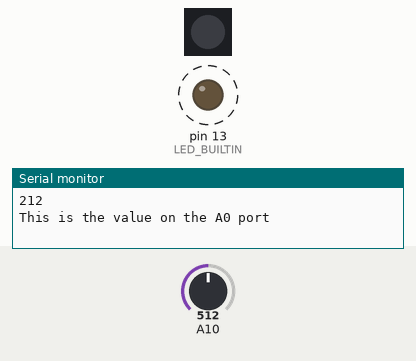
The sketch below on a simulated Arduino Mega 2560, built with avr-gcc and run on an emulated ATmega2560. Shown: 1 RGB LEDs in strip order, left to right, output pins drawn as LEDs (lit = HIGH), the last lines printed to the serial monitor. Dashed ring = blinking. The inputs (shaded band) are chosen by the test bench; at power-on: A10 = 512. The strip is taken to match the declared colour order.

Above: at 1.25 s.
1.3 s: A10 set to 351
At 3.8 s:
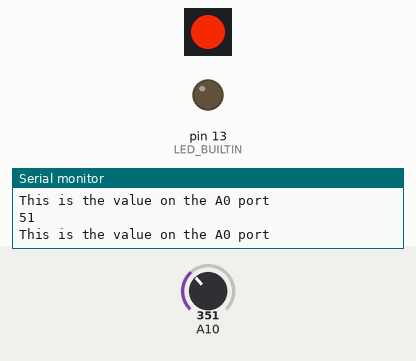
4.3 s: A10 set to 900
At 5.5 s:
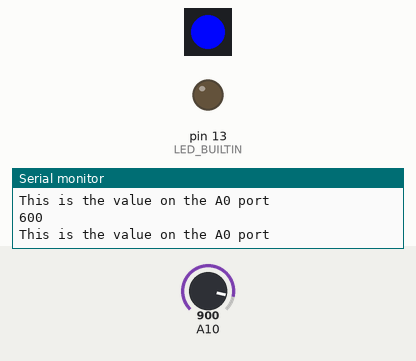
6.5 s: A10 set to 926
At 8.3 s:
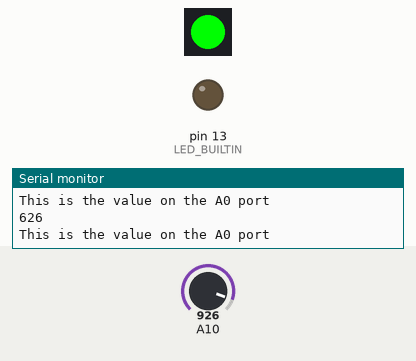
Timing chart, 0 to 9.8 s (numbered marks = the images above; inputs shaded):
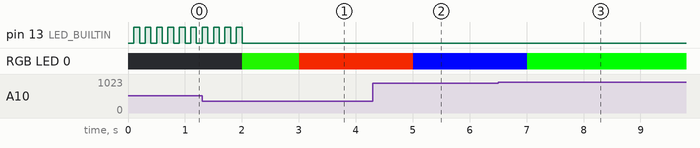

Measured:
- the behaviour switches between 915 and 916 on A10 (found by bisection; images 2 and 3)
- after the input at 4.3 s, RGB LED 0: RGB(219, 36, 0) → RGB(0, 5, 250) after 0.71 s
- after the input at 6.5 s, RGB LED 0: RGB(0, 5, 250) → RGB(0, 253, 2) after 0.51 s
- by itself, pin 13 (LED_BUILTIN): alternates HIGH for 0.10 s and LOW for 0.10 s, 8 changes in all, then stays LOW

The sketch:

test.ino
```cpp
#include <Adafruit_NeoPixel.h> //die Bibliothek für die Neopixel
//#define LED_BUILTIN
//#define LED2 12
#define MICROPHONE 26 // Pin des Mikrophones
#define PINLED 27 // Port der LED
#define RGBLED_POWER 16 // Pin auf welchem die LED mit Strom versorgt wird
#define NUMPIXEL 1 // Anzahl an LEDs
#define CORRECTION 2 //Korrektur für Mikrofon
#define MICROPHONE_POWER 28 //Strom für das Mikrofon 3.3V
Adafruit_NeoPixel pixels = Adafruit_NeoPixel(NUMPIXEL, PINLED, NEO_RGB + NEO_KHZ800); //definition des Pixel Objektes
// vint color[1][3]={{218,235,273}}; //erste Farbe (Test)
void setup() {
  // put your setup code here, to run once:
  pinMode(LED_BUILTIN, OUTPUT);
  Serial.begin(9600);
  pinMode(PINLED, OUTPUT);
  pixels.begin();
}

void blink(){
  for (int a = 0; a<20; a++){
    delay(100),
    digitalWrite(LED_BUILTIN,HIGH);
    delay(100);
    digitalWrite(LED_BUILTIN,LOW);
  }
}

//Variablen
bool blinked = false;
int fade = 255;
int red= 168;
int blue = 33;
int green = 24;
int steprgb = 1;
int Sum=0;

//Steuern der LED
void farbe(int red, int green, int blue){
  pixels.setPixelColor(0,pixels.Color(red, green, blue));
  pixels.show();
  delay(1000);
}

//gefilterter Wert vom Sensor
int fSV(){
  int Sum=0;
  int sensorValue;
  for(int a = 0; a<10; a++){
    sensorValue=analogRead(MICROPHONE);
    Sum = Sum+sensorValue;
  }
  Sum = Sum/10;
  sensorValue=Sum;
  //free(&Sum);
  return sensorValue;
}
void farbeBar(int sensorValue, int red, int green, int blue){
  //equivalpent der Farbe Funktion fuer die multiplen LED
  #ifdef BAR
    static bool initialized = false;
    int LEDNumber = 10;
    Adafruit_NeoPixel pixelS = Adafruit_NeoPixel(LEDNumber, PINLED, NEO_RGB + NEO_KHZ800);
    if(!initialized){
      pixelS.begin();
      initalized = true;
    }
    if(sensorValue>720-71){
      for(int a=0; a<10; a++){
        pixelS.setPixelColor(a,pixelS.Color(red, green, blue));
      }
    }
    else if(sensorValue>720-(71*2)){
      for(int a=0; a<8; a++){
        pixelS.setPixelColor(a,pixelS.Color(red,green,blue);
      }
    }
    else if(sensorValue<720-(71*3)){
      pixelS.setPixelColor(a,pixelS.Color(red,green,blue);
    }
    pixelS;
  #endif
}
void loop() {
  //igitalWrite(PINLED,HIGH);
  int sensorValue = fSV(); //fSV
  int minValue = 300;
  //sensorValue=sensorValue-800;
  //sensorValue= sensorValue > 0 ? sensorValue : -sensorValue;
  //sensorValue=sensorValue*3;
  //static bool wasGreen=false;
  //static bool wasRed=false;
  //static bool wasBlue=false;
  //static int lastValue;
  //delay(10);
  //int LEDRGB = 27;
  sensorValue=sensorValue-minValue;
  sensorValue = sensorValue>0 ? sensorValue : 0;
  Serial.println(sensorValue);
  //Serial.println(lastValue);
  Serial.println("This is the value on the A0 port\n");
  //lastValue=sensorValue;
  if(!blinked){
  for(int a = 0; a<10; a++){
    delay(100);
    digitalWrite(LED_BUILTIN, HIGH);
    delay(100);
    digitalWrite(LED_BUILTIN, LOW);
  }
  blinked = true;
  }
  digitalWrite(RGBLED_POWER, HIGH); //Stromversorgung
  digitalWrite(MICROPHONE_POWER, HIGH);
  //digitalWrite(LED_BUILTIN, HIGH);
  // put your main code here, to run repeatedly:
  //delay(100);
  //digitalWrite(LED_BUILTIN, LOW);
  //delay(100);
  //digitalWrite(LED,HIGH);
  //delay(1000);
  //digitalWrite(LED,LOW)
  //delay(1000);
  //analogWrite(PINLED, 255);
  /*for(int a=255; a<10000; a++){
    analogWrite(LEDRGB,a);
    delay(10);
  }*/
  //analogWrite(LEDRGB,200);
  //digitalWrite(LEDRGB,280);
  //farbe(red,green,blue);
  //delay(10);
  //farbe(48, 29, 194);
  /*if(sensorValue<350){
    red=255;
    green=0;
    blue=0;
    if(!wasRed){
      delay(1000);
    }
    wasRed=true;
    wasBlue=false;
    wasGreen=false;
  }
  else if(sensorValue<670){
    red=0;
    green=255;
    blue=0;
    if(!wasGreen){
        delay(1000);
    }
    wasRed=false;
    wasGreen=true;
    wasBlue=false;
  }
  else{
    red=0;
    green=0;
    blue=255;
    if(!wasBlue){
    delay(1000);
    }
    wasRed=false;
    wasGreen=false;
    wasBlue=true;
  }*/
  if (sensorValue<361){  //512 ==> 0,33,255 , 0 ==> 168,33,24
    int temp = sensorValue*255/361;
    red = 255-temp;
    green = temp;
    red = red > 0 ? red : 0; //ist Rot groeßer Null, wenn nein, ist es Null
    blue=0;
  }
  else{
    int temp = (sensorValue-361) * 255/361; ;
    red=0;
    green = 255-temp/2;
    blue = temp/2;
    green = green > 0 ? green : 0; //ist Gruen groeßer als Null, wenn nein, ist es Null
    //Serial.println(blue);
    }
  farbe(red,green,blue);
  //delay(100);
  //red = 168;
  //blue = 33;
  //green = 24;
  //digitalWrite(LED_BUILTIN, HIGH);
  //delay(1000);
  //digitalWrite(LED_BUILTIN, LOW);
}
```
